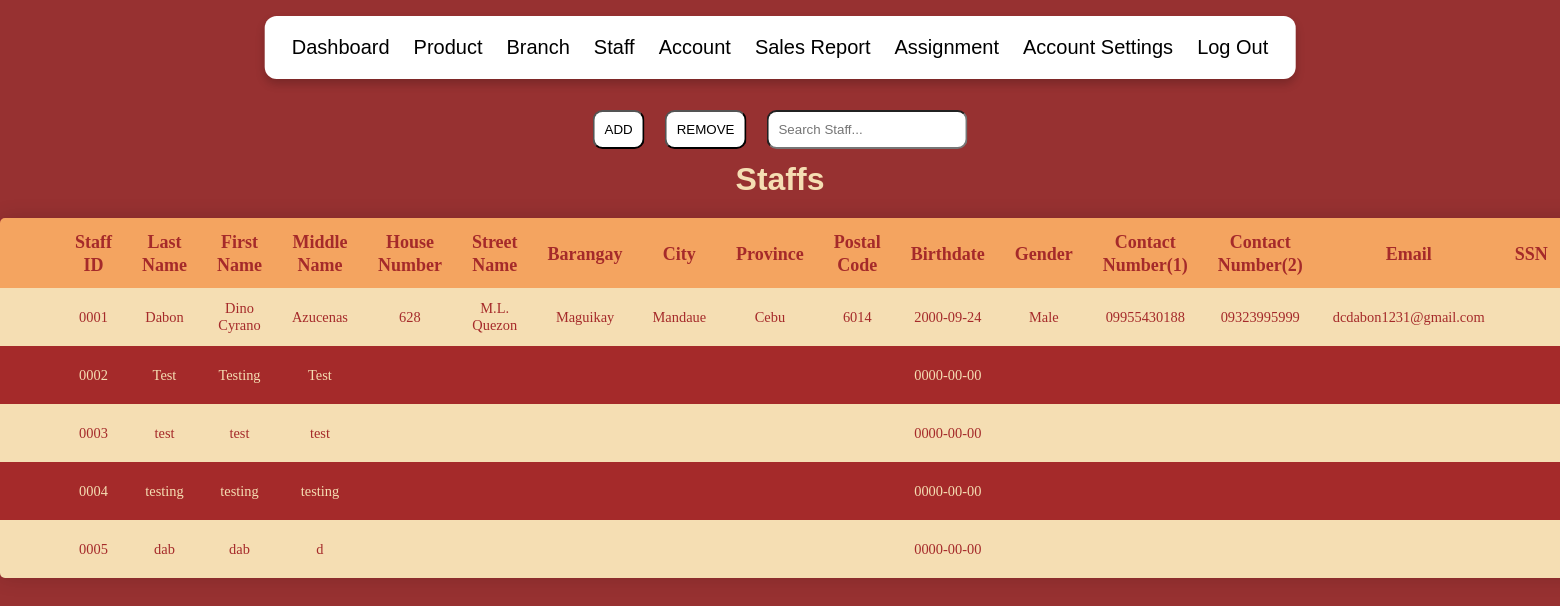
Before: /staff.php with the older database file.
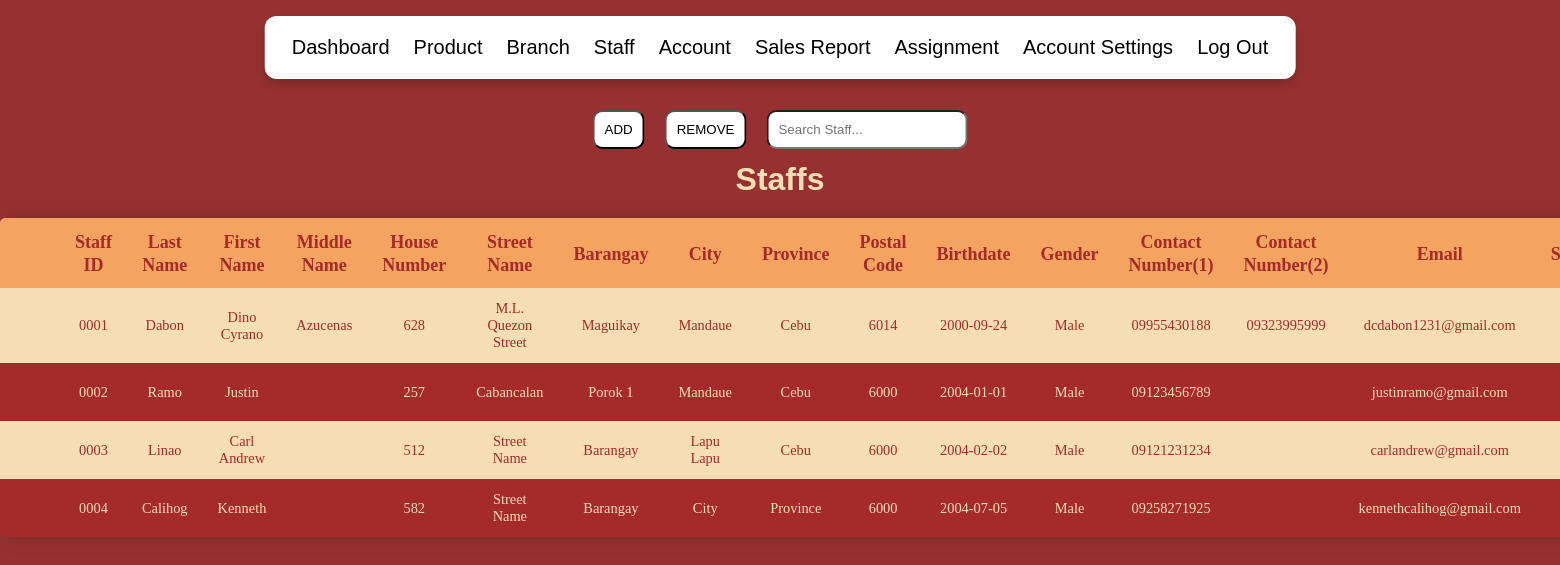
After: the same page with the newer database file.
### tables this page shows
CREATE TABLE `staff` (
  `staff_ID` varchar(20) NOT NULL,
  `last_name` varchar(50) NOT NULL,
  `first_name` varchar(50) NOT NULL,
  `middle_name` varchar(50) DEFAULT NULL,
  `house_number` varchar(20) DEFAULT NULL,
  `street_name` varchar(50) DEFAULT NULL,
  `barangay` varchar(50) DEFAULT NULL,
  `city` varchar(50) DEFAULT NULL,
  `province` varchar(50) DEFAULT NULL,
  `postal_code` varchar(20) DEFAULT NULL,
  `birth_date` date DEFAULT NULL,
  `gender` varchar(50) DEFAULT NULL,
  `contact_1` varchar(20) DEFAULT NULL,
  `contact_2` varchar(20) DEFAULT NULL,
  `email` varchar(50) DEFAULT NULL,
  `SSN` varchar(50) DEFAULT NULL,
  `TIN` varchar(50) DEFAULT NULL,
  `position_title` varchar(50) NOT NULL,
  `start_date` date NOT NULL,
  `salary` decimal(10,2) DEFAULT NULL,
  `status` enum('Active','Inactive') NOT NULL DEFAULT 'Active'
);

### staff.php (the view, shortened to what the changed rows need)
<!DOCTYPE html>
<html>
    <head>
        <link rel="stylesheet" href="scrollbarstyles.css">
        <link rel="stylesheet" href="styles.css">
    </head>
    <body>
        <div class="pageheader">
            <h1>Staffs</h1>
        </div>
        <?php
            $conn = mysqli_connect("localhost","root","","mamaflors");
            if ($conn->connect_error) {
                die("ERROR". $conn->connect_error);
            }
            else{
                $sql = "SELECT * FROM staff";
                $result = $conn->query($sql);
                $row = $result->fetch_all(MYSQLI_ASSOC);
                if(sizeof($row) > 0){
                    echo "
                        <table id='table'>
                            <tr>
                                <th></th>
                                <th></th>
                                <th><a href='?sort=staff_ID'>Staff ID</a></th>
                                <th><a href='?sort=last_name'>Last Name</a></th>
                                <th><a href='?sort=first_name'>First Name</a></th>
                                <th><a href='?sort=middle_name'>Middle Name</a></th>
                                <th><a href='?sort=house_number'>House Number</a></th>
                                <th><a href='?sort=street_name'>Street Name</a></th>
                                <th><a href='?sort=barangay'>Barangay</a></th>
                                <th><a href='?sort=city'>City</a></th>
                                <th><a href='?sort=province'>Province</a></th>
                                <th><a href='?sort=postal_code'>Postal Code</a></th>
                                <th><a href='?sort=birth_date'>Birthdate</a></th>
                                <th><a href='?sort=gender'>Gender</a></th>
                                <th><a href='?sort=contact_1'>Contact Number(1)</a></th>
                                <th><a href='?sort=contact_2'>Contact Number(2)</a></th>
                                <th><a href='?sort=email'>Email</a></th>
                                <th><a href='?sort=SSN'>SSN</a></th>
                                <th><a href='?sort=TIN'>TIN</a></th>
                                <th><a href='?sort=position_title'>Position Title</a></th>
                                <th><a href='?sort=start_date'>Start Date</a></th>
                                <th><a href='?sort=salary'>Salary</a></th>
                                <th><a href='?sort=status'>Status</a></th>
                            </tr>
                        ";
                    for($x = 0; $x < sizeof($row); $x++){
                        echo "
                            <tr>
                                <td>
                                    ";
                        echo "
                                </td>
                                <td>
                                    <form method='get'>
                                        <input type='hidden' value='".($row[$x]['staff_ID'])."' name='removeID'>
                                        <input type='hidden' value='staff' name='tableName'>
                                        <input type='hidden' value='staff_ID' name='columnName'>
                                        <button class='remove-row' id='remove-row$x' name='remove'>Remove</button>
                                    </form>
                                </td>
                                <td>".$row[$x]['staff_ID']."</td>
                                <td>".$row[$x]['last_name']."</td>
                                <td>".$row[$x]['first_name']."</td>
                                <td>".$row[$x]['middle_name']."</td>
                                <td>".$row[$x]['house_number']."</td>
                                <td>".$row[$x]['street_name']."</td>
                                <td>".$row[$x]['barangay']."</td>
                                <td>".$row[$x]['city']."</td>
                                <td>".$row[$x]['province']."</td>
                                <td>".$row[$x]['postal_code']."</td>
                                <td>".$row[$x]['birth_date']."</th>
                                <td>".$row[$x]['gender']."</td>
                                <td>".$row[$x]['contact_1']."</td>
                                <td>".$row[$x]['contact_2']."</td>
                                <td>".$row[$x]['email']."</td>
                                <td>".$row[$x]['SSN']."</td>
                                <td>".$row[$x]['TIN']."</td>
                                <td>".$row[$x]['position_title']."</td>
                                <td>".$row[$x]['start_date']."</td>
                                <td>".$row[$x]['salary']."</td>
                                <td>".$row[$x]['status']."</td>
                            </tr>
                        ";
                    }
                    echo "</table>";
                }
                else{
                    echo "Database is Empty";
                }
            }
        ?>
    </body>
</html>

Changed rows visible on the page:
removed staff: staff_ID "0005", last_name "dab", first_name "dab", middle_name "d", birth_date "0000-00-00"
changed staff "Dabon": street_name "M.L. Quezon" → "M.L. Quezon Street"
changed staff id 0002: last_name "Test" → "Ramo"; first_name "Testing" → "Justin"; house_number (not shown) → "257"; street_name (not shown) → "Cabancalan"; barangay (not shown) → "Porok 1"; city (not shown) → "Mandaue"; province (not shown) → "Cebu"; postal_code (not shown) → "6000"; birth_date "0000-00-00" → "2004-01-01"; gender (not shown) → "Male"; contact_1 (not shown) → "09123456789"; email (not shown) → "justinramo@gmail.com"; middle_name "Test" → (not shown)
changed staff id 0003: last_name "test" → "Linao"; first_name "test" → "Carl Andrew"; house_number (not shown) → "512"; street_name (not shown) → "Street Name"; barangay (not shown) → "Barangay"; city (not shown) → "Lapu Lapu"; province (not shown) → "Cebu"; postal_code (not shown) → "6000"; birth_date "0000-00-00" → "2004-02-02"; gender (not shown) → "Male"; contact_1 (not shown) → "09121231234"; email (not shown) → "carlandrew@gmail.com"; middle_name "test" → (not shown)
changed staff id 0004: last_name "testing" → "Calihog"; first_name "testing" → "Kenneth"; house_number (not shown) → "582"; street_name (not shown) → "Street Name"; barangay (not shown) → "Barangay"; city (not shown) → "City"; province (not shown) → "Province"; postal_code (not shown) → "6000"; birth_date "0000-00-00" → "2004-07-05"; gender (not shown) → "Male"; contact_1 (not shown) → "09258271925"; email (not shown) → "kennethcalihog@gmail.com"; middle_name "testing" → (not shown)
